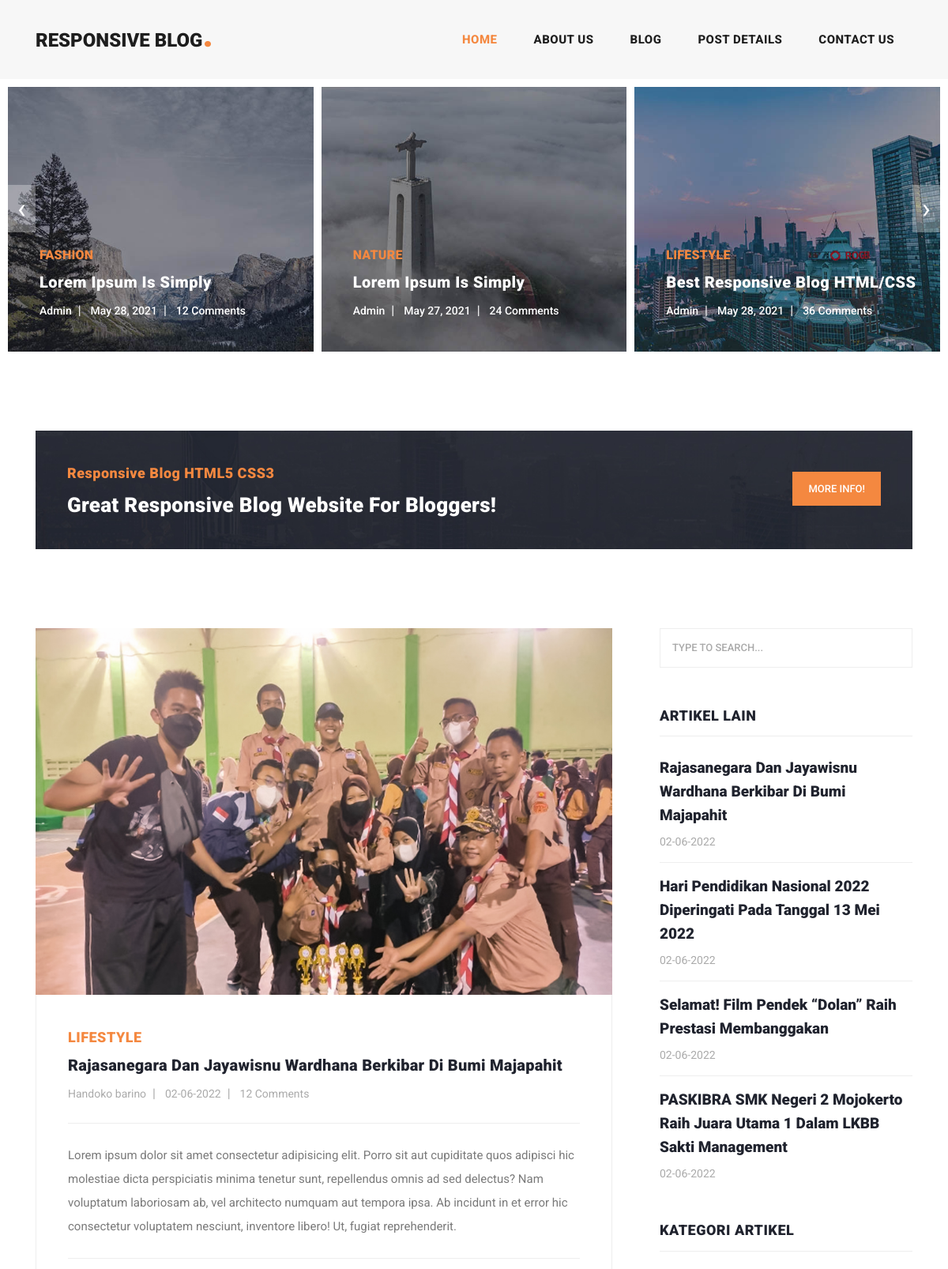
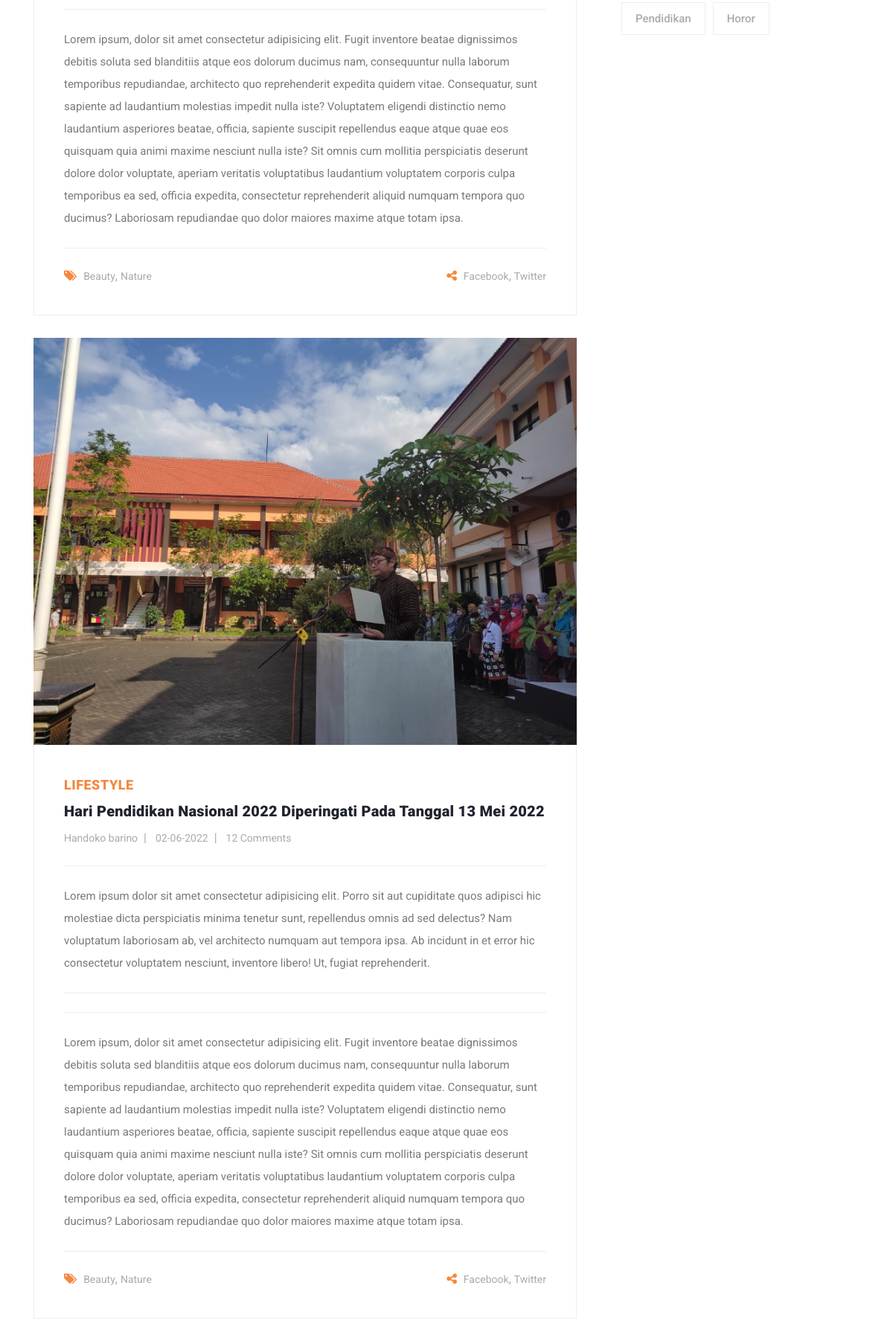
The page / (upper part) on the database its author committed (2 pictures, top to bottom).
### tables this page shows
CREATE TABLE `articles` (
  `id_artikel` int(11) NOT NULL,
  `id_kategori` int(11) NOT NULL,
  `judul` varchar(200) NOT NULL,
  `isi` text NOT NULL,
  `gambar` varchar(255) NOT NULL,
  `author` varchar(255) NOT NULL,
  `tgl_release` date NOT NULL
);

CREATE TABLE `categories` (
  `id_kategori` int(32) NOT NULL,
  `kategori` varchar(255) NOT NULL
);

### function/funsi.php (called while the page is built, shortened)
<?php
function koneksi()
{
    $conn = mysqli_connect('localhost', 'root', '', 'db_artikel') or die(mysqli_error($conn));
    return $conn;
}
function read_kategori($query)
{
    $conn = koneksi();
    $query = mysqli_query($conn, $query);
    $data = [];
    while ($row = mysqli_fetch_assoc($query)) {
        $data[] = $row;
    }
    return $data;
}

### index.php (the view, shortened to what this page needs)
<?php
require_once 'layouts/header.php';
$kategori = read_kategori("SELECT * FROM categories");
$artikel = read_kategori("SELECT * FROM articles ORDER BY RAND() LIMIT 4");
$artikel_rand = read_kategori("SELECT * FROM articles ORDER BY RAND() LIMIT 3");
?>
<div class="main-banner header-text">
    <div class="container-fluid">
        <div class="owl-banner owl-carousel">
            <div class="item">
                <img src="assets/temp-user/images/banner-item-01.jpg" alt="">
                <div class="item-content">
                    <div class="main-content">
                        <div class="meta-category">
                            <span>Fashion</span>
                        </div>
                        <a href="post-details.html">
                            <h4>Lorem Ipsum is simply</h4>
                        </a>
                        <ul class="post-info">
                            <li><a href="#">Admin</a></li>
                            <li><a href="#">May 28, 2021</a></li>
                            <li><a href="#">12 Comments</a></li>
                        </ul>
                    </div>
                </div>
            </div>
            <div class="item">
                <img src="assets/temp-user/images/banner-item-02.jpg" alt="">
                <div class="item-content">
                    <div class="main-content">
                        <div class="meta-category">
                            <span>Nature</span>
                        </div>
                        <a href="post-details.html">
                            <h4>Lorem Ipsum is simply</h4>
                        </a>
                        <ul class="post-info">
                            <li><a href="#">Admin</a></li>
                            <li><a href="#">May 27, 2021</a></li>
                            <li><a href="#">24 Comments</a></li>
                        </ul>
                    </div>
                </div>
            </div>
            <div class="item">
                <img src="assets/temp-user/images/banner-item-03.jpg" alt="">
                <div class="item-content">
                    <div class="main-content">
                        <div class="meta-category">
                            <span>Lifestyle</span>
                        </div>
                        <a href="post-details.html">
                            <h4>Best Responsive Blog HTML/CSS</h4>
                        </a>
                        <ul class="post-info">
                            <li><a href="#">Admin</a></li>
                            <li><a href="#">May 28, 2021</a></li>
                            <li><a href="#">36 Comments</a></li>
                        </ul>
                    </div>
                </div>
            </div>
        </div>
    </div>
</div>
<section class="call-to-action">
    <div class="container">
        <div class="row">
            <div class="col-lg-12">
                <div class="main-content">
                    <div class="row">
                        <div class="col-lg-8">
                            <span>Responsive Blog HTML5 CSS3</span>
                            <h4>Great Responsive Blog Website For Bloggers!</h4>
                        </div>
                        <div class="col-lg-4">
                            <div class="main-button">
                                <a rel="nofollow" href="#" target="_parent">More Info!</a>
                            </div>
                        </div>
                    </div>
                </div>
            </div>
        </div>
    </div>
</section>
<section class="blog-posts">
    <div class="container">
        <div class="row">
            <div class="col-lg-8">
                <div class="all-blog-posts">
                    <div class="row">
                        <?php foreach ($artikel_rand as $row) : ?>
                            <div class="col-lg-12">
                                <div class="blog-post">
                                    <div class="blog-thumb">
                                        <img src="assets/images/<?= $row['gambar'] ?>" alt="">
                                    </div>
                                    <div class="down-content">
                                        <span>Lifestyle</span>
                                        <a href="post-details.html">
                                            <h4><?= $row['judul'] ?></h4>
                                        </a>
                                        <ul class="post-info">
                                            <li><a href="#"><?= $row['author'] ?></a></li>
                                            <li><a href="#"> <?= date("d-m-Y", strtotime($row['tgl_release'])); ?></a></li>
                                            <li><a href="#">12 Comments</a></li>
                                        </ul>
                                        <p>Lorem ipsum dolor sit amet consectetur adipisicing elit. Porro sit aut cupiditate quos adipisci hic molestiae dicta perspiciatis minima tenetur sunt, repellendus omnis ad sed delectus? Nam voluptatum laboriosam ab, vel architecto numquam aut tempora ipsa. Ab incidunt in et error hic consectetur voluptatem nesciunt, inventore libero! Ut, fugiat reprehenderit.</p>
                                        <p>
                                            Lorem ipsum, dolor sit amet consectetur adipisicing elit. Fugit inventore beatae dignissimos debitis soluta sed blanditiis atque eos dolorum ducimus nam, consequuntur nulla laborum temporibus repudiandae, architecto quo reprehenderit expedita quidem vitae. Consequatur, sunt sapiente ad laudantium molestias impedit nulla iste? Voluptatem eligendi distinctio nemo laudantium asperiores beatae, officia, sapiente suscipit repellendus eaque atque quae eos quisquam quia animi maxime nesciunt nulla iste? Sit omnis cum mollitia perspiciatis deserunt dolore dolor voluptate, aperiam veritatis voluptatibus laudantium voluptatem corporis culpa temporibus ea sed, officia expedita, consectetur reprehenderit aliquid numquam tempora quo ducimus? Laboriosam repudiandae quo dolor maiores maxime atque totam ipsa.
                                        </p>
                                        <div class="post-options">
                                            <div class="row">
                                                <div class="col-6">
                                                    <ul class="post-tags">
                                                        <li><i class="fa fa-tags"></i></li>
                                                        <li><a href="#">Beauty</a>,</li>
                                                        <li><a href="#">Nature</a></li>
                                                    </ul>
                                                </div>
                                                <div class="col-6">
                                                    <ul class="post-share">
                                                        <li><i class="fa fa-share-alt"></i></li>
                                                        <li><a href="#">Facebook</a>,</li>
                                                        <li><a href="#"> Twitter</a></li>
                                                    </ul>
                                                </div>
                                            </div>
                                        </div>
                                    </div>
                                </div>
                            </div>
                        <?php endforeach; ?>
                    </div>
                </div>
            </div>
            <div class="col-lg-4">
                <div class="sidebar">
                    <div class="row">
                        <div class="col-lg-12">
                            <div class="sidebar-item search">
                                <form id="search_form" name="gs" method="GET" action="#">
                                    <input type="text" name="q" class="searchText" placeholder="type to search..." autocomplete="on">
                                </form>
                            </div>
                        </div>
                        <div class="col-lg-12">
                            <div class="sidebar-item recent-posts">
                                <div class="sidebar-heading">
                                    <h2>Artikel lain</h2>
                                </div>
                                <div class="content">
                                    <ul>
                                        <?php foreach ($artikel as $row) : ?>
                                            <li>
                                                <a href="post-details.html">
                                                    <h5><?= $row['judul'] ?></h5>
                                                    <span>
                                                        <?= date("d-m-Y", strtotime($row['tgl_release'])); ?>
                                                    </span>
                                                </a>
                                            </li>
                                        <?php endforeach; ?>
                                    </ul>
                                </div>
                            </div>
                        </div>
                        <div class="col-lg-12">
                            <div class="sidebar-item tags">
                                <div class="sidebar-heading">
                                    <h2>Kategori Artikel</h2>
                                </div>
                                <div class="content">
                                    <ul>
                                        <?php foreach ($kategori as $row) : ?>
                                            <li><a href="#"><?= $row['kategori'] ?></a></li>
                                        <?php endforeach; ?>
                                    </ul>
                                </div>
                            </div>
                        </div>
                    </div>
                </div>
            </div>
        </div>
    </div>
</section>
<?php require_once 'layouts/footer.php'; ?>

### layouts/header.php (shortened to what this page needs)
<?php require_once 'function/funsi.php'; ?>
<!DOCTYPE html>
<html lang="en">
<head>
    <link href="vendor/bootstrap/css/bootstrap.min.css" rel="stylesheet">
    <link rel="stylesheet" href="assets/temp-user/css/fontawesome.css">
    <link rel="stylesheet" href="assets/temp-user/css/template.css?<?php echo time() ?>">
    <link rel="stylesheet" href="assets/temp-user/css/owl.css">
</head>
<body>
    <header class="">
        <nav class="navbar navbar-expand-lg">
            <div class="container">
                <a class="navbar-brand" href="index.html">
                    <h2>Responsive Blog<em>.</em></h2>
                </a>
                <div class="collapse navbar-collapse" id="navbarResponsive">
                    <ul class="navbar-nav ml-auto">
                        <li class="nav-item active">
                            <a class="nav-link" href="index.html">Home
                            </a>
                        </li>
                        <li class="nav-item">
                            <a class="nav-link" href="about.html">About Us</a>
                        </li>
                        <li class="nav-item">
                            <a class="nav-link" href="blog.html">Blog</a>
                        </li>
                        <li class="nav-item">
                            <a class="nav-link" href="post-details.html">Post Details</a>
                        </li>
                        <li class="nav-item">
                            <a class="nav-link" href="contact.html">Contact Us</a>
                        </li>
                    </ul>
                </div>
            </div>
        </nav>
    </header>

### layouts/footer.php (shortened to what this page needs)
</body>
</html>

### rows shown on the page
articles: gambar (picture), judul "Rajasanegara Dan Jayawisnu Wardhana Berkibar Di Bumi Majapahit", author "Handoko barino", tgl_release "02-06-2022"
articles: gambar (picture), judul "Hari Pendidikan Nasional 2022 Diperingati Pada Tanggal 13 Mei 2022", author "Handoko barino", tgl_release "02-06-2022"
articles: judul "Selamat! Film Pendek “Dolan” Raih Prestasi Membanggakan", tgl_release "02-06-2022"
articles: judul "PASKIBRA SMK Negeri 2 Mojokerto Raih Juara Utama 1 Dalam LKBB Sakti Management", tgl_release "02-06-2022"
categories: kategori "Pendidikan"
categories: kategori "Horor"
